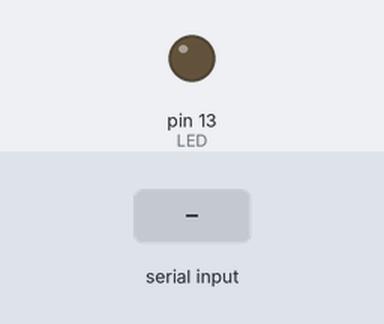
A sketch run on a simulated Arduino Uno, built with avr-gcc and run on an emulated ATmega328P. Shown: output pins drawn as LEDs (lit = HIGH). The inputs (shaded band) are chosen by the test bench. What the sketch prints to the serial monitor is not drawn.

Above: at 1.2 s.
1.3 s: "ON" received over Serial
At 3.2 s:
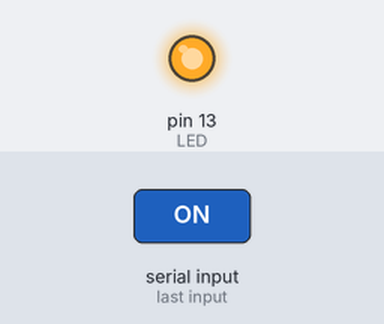
3.8 s: "OFF" received over Serial
At 5.3 s:
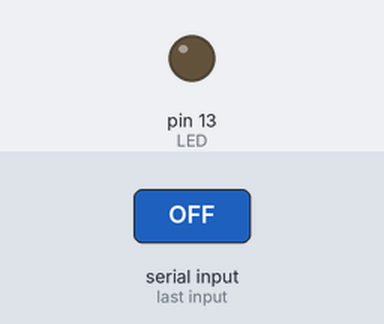
Timing chart, 0 to 6.8 s (numbered marks = the images above; inputs shaded):
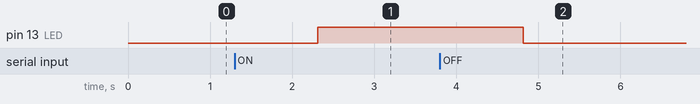

The sketch:

code.ino
```cpp
    String command;
    bool LEDstate = false;


void setup(){

    Serial.begin(9600);
    DDRB |= (1<<5);                          //output pin LED

}

void loop(){


    if(Serial.available()){

        command = Serial.readString();
        command.trim();                        //removes extra spaces


           if(command == "ON"){
            PORTB |= (1<<5);                  //turning on bit 5 ie, pin 13(LED)

         LEDstate = true;
        }

        else if(command == "OFF"){

            PORTB &= ~(1<<5);                      // turning off LED

            LEDstate = false;
        }

        else if(command == "STATUS"){

            if(LEDstate==false){

                Serial.println("LED is OFF");
            }

            else{

                Serial.println("LED is ON");
            }
        }
    }

    else{

        Serial.println("Invalid Command");
    }

    }
```

Measured:
- after the input at 1.3 s, pin 13 (LED): LOW → HIGH after 1.0 s
- after the input at 3.8 s, pin 13 (LED): HIGH → LOW after 1.0 s
